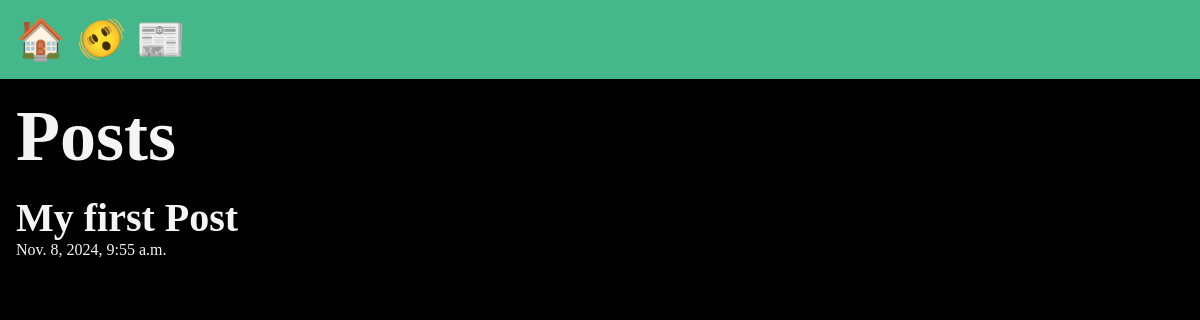
The app's page /posts/, older data.
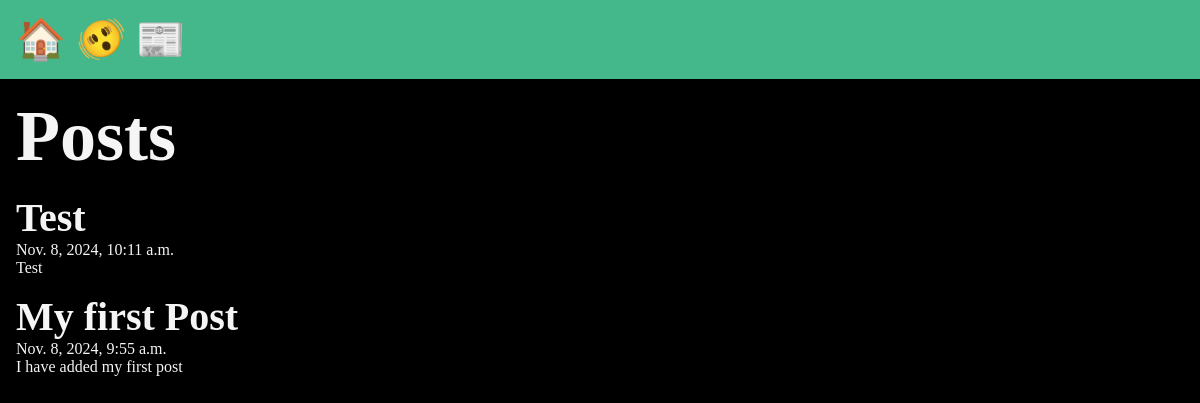
The same page, newer data.
### posts/models.py (models this page shows, shortened)
class Post(models.Model):
    title = models.CharField(max_length=75)
    body = models.TextField()
    slug = models.SlugField()
    date = models.DateTimeField(auto_now_add=True)

### posts/views.py (the view)
# urls.py: path('', views.posts_list),
def posts_list(request):
    posts = Post.objects.all().order_by('-date')
    return render(request, 'posts/posts_list.html', {'posts': posts })

### posts/templates/posts/posts_list.html (shortened to what this page needs)
{% extends "layout.html" %}
{% block content %}
<section>
<h1>Posts</h1>
{% for post in posts%}
    <article class='post'>
        <h2>{{post.title}}</h2>
        <p> {{ post.date}} </p>
        <p> {{ post.body}} </p>
    </article>
{% endfor%}
</section>
{% endblock %}

### templates/layout.html (shortened to what this page needs)
<!DOCTYPE html>
{% load static %}
<html lang="en">
  <head>
    <link rel="stylesheet" href="{% static 'css/style.css' %}" />
  </head>
  <body>
    <nav>
        <a href="/">🏠</a>
        <a href="/about">🫨</a>
        <a href="/posts">📰</a>
    </nav>
    <main>{% block content %} {% endblock %}</main>
  </body>
</html>

Row changes from the older to the newer data that the page shows:
added Post: title "Test", date "Nov. 8, 2024, 10:11 a.m.", body "Test"
changed Post "My first Post": body (not shown) → "I have added my first post"
